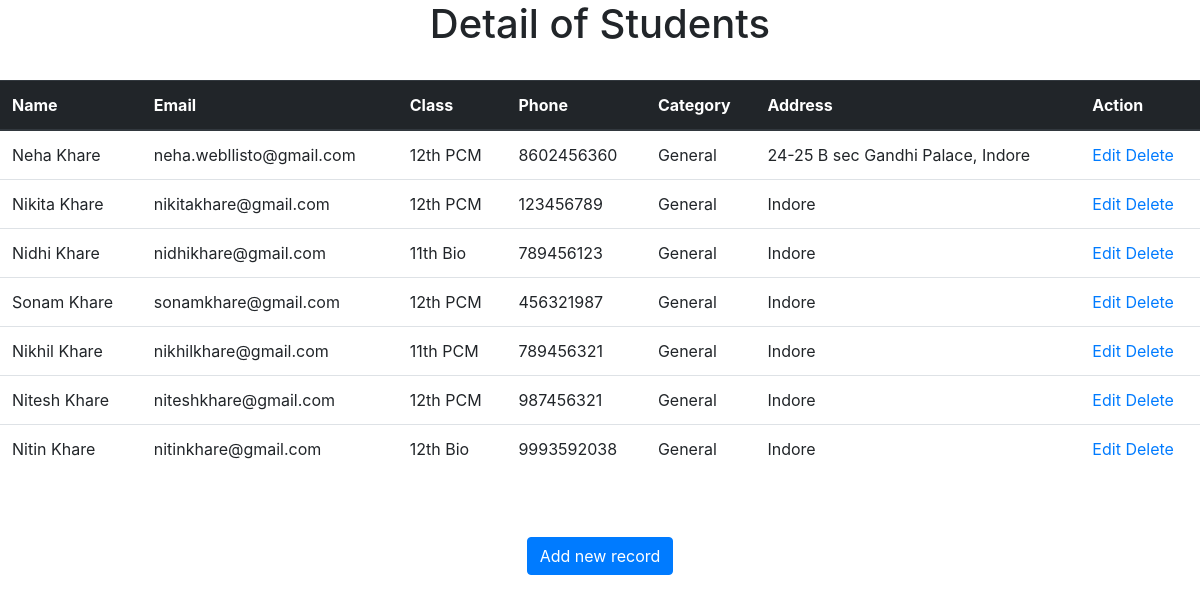
Page /show/ on the committed database.
### form_widget/models.py (models this page shows)
class Widget_model(models.Model):
	name = models.CharField(max_length=20)
	email = models.EmailField()
	class1 = models.CharField(max_length=20)
	phone = models.CharField(max_length=20)
	category = models.CharField(max_length=20)
	address = models.CharField(max_length=50)

### form_widget/views.py (the view)
# urls.py: path('show/', views.show),
def show(request):
	data = Widget_model.objects.all()
	details = list(data)
	return render(request,'show.html',{'details':details})

### template/show.html
{% extends 'base.html' %}
{% block body %}
	<center><h1>Detail of Students</h1><br>
		<table class="table">
			<thead class="thead-dark">
				<tr>
					<th scope="col">Name</th>
					<th scope="col">Email</th>
					<th scope="col">Class</th>
					<th scope="col">Phone</th>
					<th scope="col">Category</th>
					<th scope="col">Address</th>
					<th scope="col">Action</th>
				</tr>
			</thead>
			<tbody>
				{% for x in details %}
				<tr>
					<td>{{x.name}}</td>
					<td>{{x.email}}</td>
					<td>{{x.class1}}</td>
					<td>{{x.phone}}</td>
					<td>{{x.category}}</td>
					<td>{{x.address}}</td>
					<td><a href="{% url 'edit' x.id %}">Edit</a>
				<a href="{% url  'delete' x.id %}">Delete</a></td>
				</tr>
				{% endfor %}
			</tbody>
		</table><br><br>
		<a href="{% url 'new_entry' %}" class="btn btn-primary">Add new record</a>
		</center>
{% endblock %}

### template/base.html (shortened to what this page needs)
{% load static %}
<!DOCTYPE html>
<html>
<head>
	<link rel="stylesheet" type="text/css" href="{% static 'css/bootstrap.min.css' %}">
</head>
<body>
	{% block body%}
	{% endblock %}
</body>
</html>

### rows in the picture
Widget_model: name "Neha Khare", email "neha.webllisto@gmail.com", class1 "12th PCM", phone "8602456360", category "General", address "24-25 B sec Gandhi Palace, Indore"
Widget_model: name "Nikita Khare", email "nikitakhare@gmail.com", class1 "12th PCM", phone "123456789", category "General", address "Indore"
Widget_model: name "Nidhi Khare", email "nidhikhare@gmail.com", class1 "11th Bio", phone "789456123", category "General", address "Indore"
Widget_model: name "Sonam Khare", email "sonamkhare@gmail.com", class1 "12th PCM", phone "456321987", category "General", address "Indore"
Widget_model: name "Nikhil Khare", email "nikhilkhare@gmail.com", class1 "11th PCM", phone "789456321", category "General", address "Indore"
Widget_model: name "Nitesh Khare", email "niteshkhare@gmail.com", class1 "12th PCM", phone "987456321", category "General", address "Indore"
Widget_model: name "Nitin Khare", email "nitinkhare@gmail.com", class1 "12th Bio", phone "9993592038", category "General", address "Indore"
